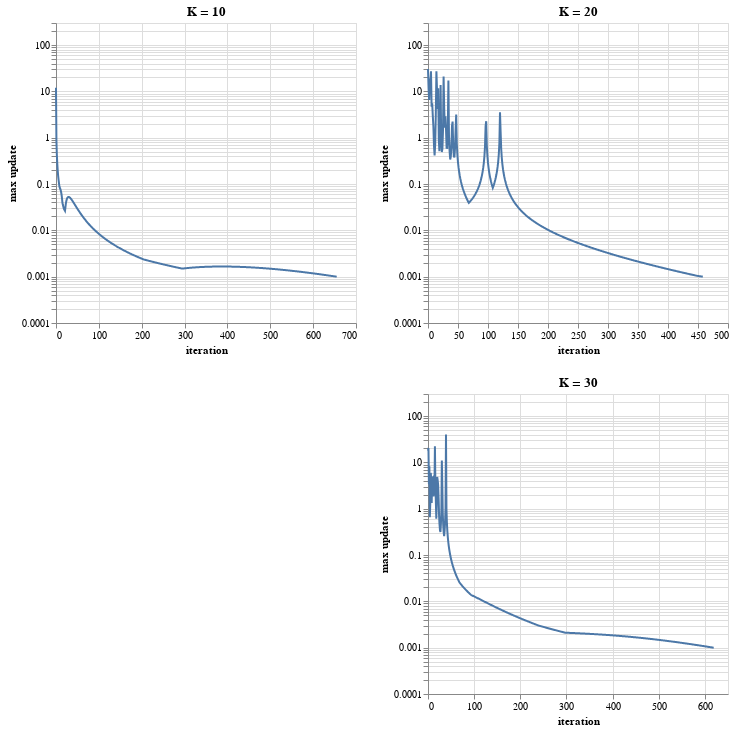

The notebook cell this image was saved under:
### Markdown cell above
We now analyze the effect of varying K while keeping $\lambda$ constant.

### Code cell
# keeping lambda constant, vary K 
output_K10 = compute_UV_reg(Rsmall, K=10, lam=5, alpha=0.001)
output_K20 = compute_UV_reg(Rsmall, K=20, lam=5, alpha=0.001)
output_K30 = compute_UV_reg(Rsmall, K=20, lam=5, alpha=0.001)


# compare max_updates 
fig_updates_K10 = \
    alt.Chart(output_K10['update'].iloc[:900,:])\
    .mark_line()\
    .encode(
        x='iteration:Q', 
        y=alt.Y('max update:Q', scale = alt.Scale(type = "log", domain = [0.0001, 300]))
    ).properties(
    title = "K = 10") 

fig_updates_K20 = \
    alt.Chart(output_K20['update'])\
    .mark_line()\
    .encode(
        x='iteration:Q', 
        y=alt.Y('max update:Q', scale =  alt.Scale(type = "log", domain = [0.0001, 300]))
    ).properties(
    title = "K = 20")

fig_updates_K30 = \
    alt.Chart(output_K30['update'])\
    .mark_line()\
    .encode(
        x='iteration:Q', 
        y=alt.Y('max update:Q', scale =  alt.Scale(type = "log", domain = [0.0001, 300]))
    ).properties(
    title = "K = 30")

alt.vconcat(
    fig_updates_K10 | fig_updates_K20 &
    fig_updates_K30
)

### Figure 1 — Vega-Lite specification as saved in the notebook (floating-point values rounded to 4 significant figures; data arrays with more than 128 entries replaced by an {"elided": "..."} marker saying what was removed)
{"config": {"view": {"continuousWidth": 300, "continuousHeight": 300}}, "vconcat": [{"hconcat": [{"data": {"name": "data-44cc02f0c506db7f8dd1d2f48ea0f9d3"}, "mark": {"type": "line"}, "encoding": {"x": {"field": "iteration", "type": "quantitative"}, "y": {"field": "max update", "scale": {"domain": [0.0001, 300], "type": "log"}, "type": "quantitative"}}, "title": "K = 10"}, {"vconcat": [{"data": {"name": "data-2173c9acbe8a27397232bd838b5773de"}, "mark": {"type": "line"}, "encoding": {"x": {"field": "iteration", "type": "quantitative"}, "y": {"field": "max update", "scale": {"domain": [0.0001, 300], "type": "log"}, "type": "quantitative"}}, "title": "K = 20"}, {"data": {"name": "data-d69c0c3c6d6c2e53bdf6654baab799bf"}, "mark": {"type": "line"}, "encoding": {"x": {"field": "iteration", "type": "quantitative"}, "y": {"field": "max update", "scale": {"domain": [0.0001, 300], "type": "log"}, "type": "quantitative"}}, "title": "K = 30"}]}]}], "$schema": "https://vega.github.io/schema/vega-lite/v5.15.1.json", "datasets": {"data-44cc02f0c506db7f8dd1d2f48ea0f9d3": {"elided": "656 records"}, "data-2173c9acbe8a27397232bd838b5773de": {"elided": "459 records"}, "data-d69c0c3c6d6c2e53bdf6654baab799bf": {"elided": "620 records"}}}
